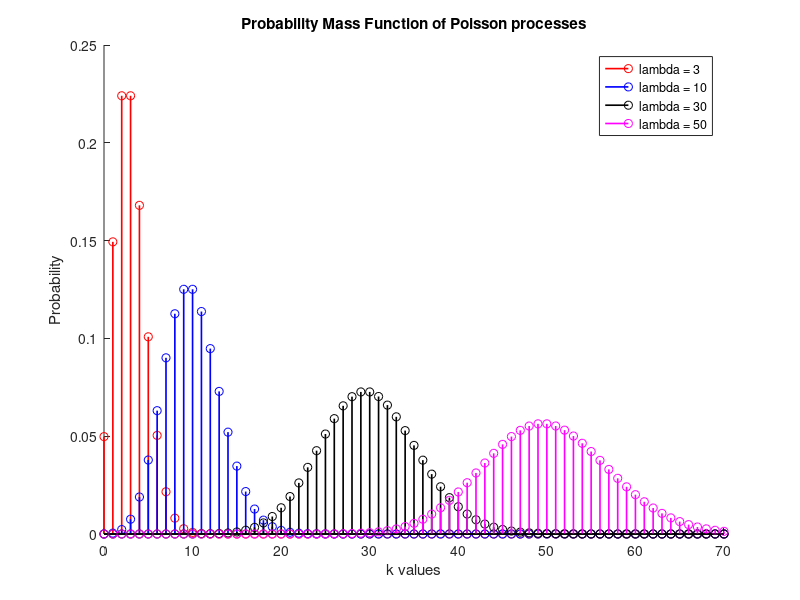
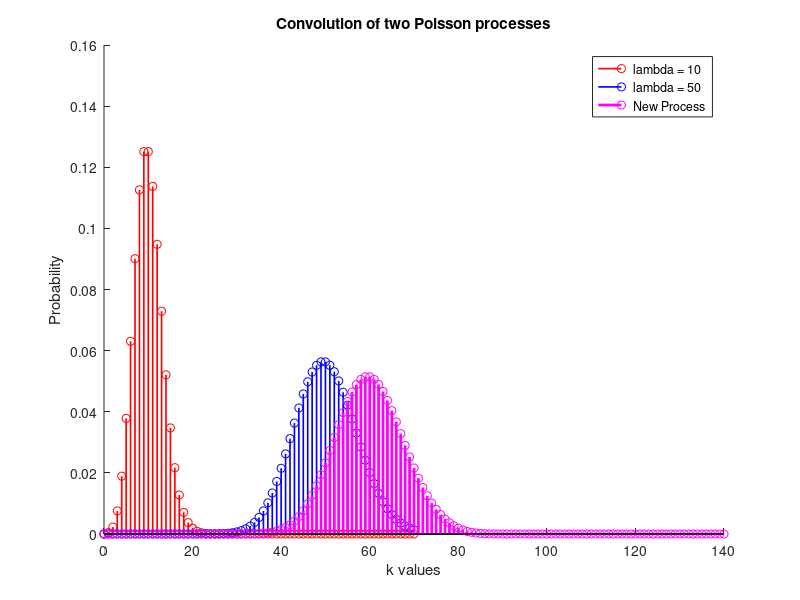
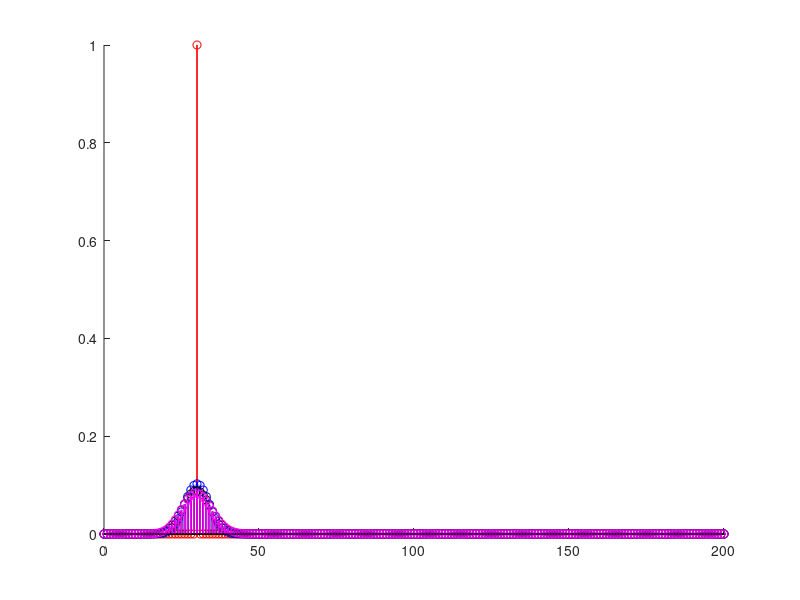

MATLAB code for these plots, in order: (Note: this script raises an error after producing the figures.)
clc;
clear all;
close all;
pkg load statistics;

# Poisson Distribution
# 1A
# Probability Mass Function of Poisson processes

k = 0:1:70;
lambda = [3, 10, 30, 50];

for i = 1:columns(lambda)
  poisson(i,:) = poisspdf(k, lambda(i));
endfor

colors = "rbkm";
figure(1);
hold on;
for i = 1:columns(lambda)
  stem(k, poisson(i,:), colors(i), "linewidth", 1.2);
endfor
hold off;

title("Probability Mass Function of Poisson processes");
xlabel("k values");
ylabel("Probability");
legend("lambda = 3", "lambda = 10", "lambda = 30", "lambda = 50");

# 1B
# Mean Value and Variance

index = find(lambda == 30);
chosen = poisson(index,:);
mean_value = 0;
for i = 0:(columns(poisson(index,:))-1)
  mean_value = mean_value + i.*poisson(index, i+1);
endfor

display("mean value of Poisson with lambda 30 is");
display(mean_value);

second_moment = 0;
for i = 0:(columns(poisson(index,:))-1)
  second_moment = second_moment + i.*i.*poisson(index, i+1);
endfor

variance = second_moment - mean_value.^2;
display("Variance of Poisson with lambda 30 is");
display(variance);

# 1C
# Convolution of the Poisson distribution 

first = find(lambda==10);
second = find(lambda==50);
poisson_first = poisson(first,:);
poisson_second = poisson(second,:);

composed = conv(poisson_first, poisson_second);
new_k = 0:1:(2*70);

figure(2);
hold on;
stem(k, poisson_first(:), colors(1), "linewidth", 1.2);
stem(k, poisson_second(:), colors(2), "linewidth", 1.2);
stem(new_k, composed, "mo","linewidth", 2);
hold off;
title("Convolution of two Poisson processes");
xlabel("k values");
ylabel("Probability");
legend("lambda = 10","lambda = 50","New Process");

# 1D
# Poisson process as the limit of the binomial distribution

k = 0:1:200;
# Define the desired Poisson Process
lambda = 30;
i = 1:1:5;
n = lambda.*i; 
p = lambda./n;

figure(3);

hold on;
for i = 1:columns(i)
  binomial = binopdf(k, n(i), p(i));
  stem(k, binomial, colors(i), 'linewidth', 1.2);
endfor
hold off;

title("Poisson process as the limit of the binomial process");
xlabel("k values");
ylabel("Probability");
legend ("n = 30","n = 60","n = 90","n = 120");


# Exponential Distribution
# 2A
# Probability Density Function of Exponential processes

k = 0:0.00001:8;
lambda = [0.5, 1, 3];

for i=1:columns(lambda)
  exponential(i,:) = exppdf(k, lambda(i));
endfor

colors = "rbkm";
figure(4);
hold on;
for i = 1:columns(lambda)
  stem(k, exponential(i,:), colors(i), "linewidth", 1.2);
endfor
hold off;

title("Probability Density Function of Exponential processes");
xlabel("k values");
ylabel("Probability");
legend("1/lambda = 0.5","1/lambda = 1","1/lambda = 3");

# 2B
# Cumulative Distribution Function of Exponential processes

k = 0:0.00001:8;
lambda = [0.5, 1, 3];

for i = 1:columns(lambda)
  exponential_c(i,:) = expcdf(k, lambda(i));
endfor

colors = "rbkm";
figure(5);
hold on;
for i = 1:columns(lambda)
  stem(k, exponential_c(i,:), colors(i), "linewidth", 1.2);
endfor
hold off;

title("Cumulative Distribution Function of Exponential processes");
xlabel("k values");
ylabel("Probability");
legend("1/lambda = 0.5", "1/lambda = 1", "1/lambda = 3");

# 2C
# Memory loss

lambda = 2.5;
expon_c = expcdf(k,lambda);
result1 = 1 - expon_c(30000);
printf("P(X>3000) = %d\n", result1);
result2 = (1 - expon_c(50000))./(1 - expon_c(20000));
printf("P(X>5000|X>2000) = %d\n", result2);

# Counting Process of Poisson Distribution
# 3A
# Poisson Counting Proccess

lambda = 5;
rand_events = exprnd(1./lambda, 1, 100);
temp = 0;
for i = 1:columns(rand_events)
  st(i,:) = rand_events(i) + temp;
  temp = st(i,:);
  Time(i,:) = i;
endfor

figure(6);
stairs(st, Time);
title("Poisson Counting Proccess");
xlabel("Time t (sec)");
ylabel("N(t)");

# 3B
# Average number of events

# Calculation for 100 events
i = rows(Time);
mean_events = i./st(i);
printf("Average number of events (100 events): %d\n", mean_events);

# Calculation for the rest events (200, 300, 500, 1000, 10000)
event = [200, 300, 500, 1000, 10000];

for i = 1:columns(event)
  rand_events = exprnd(1./5, 1, event(i));
  temp = 0;
  for i = 1:columns(rand_events)
    temp = rand_events(i) + temp;
  endfor
  mean_events = columns(rand_events)./temp;
  printf("Average number of events (%d events): ", columns(rand_events));
  printf("%d\n", mean_events);
endfor   